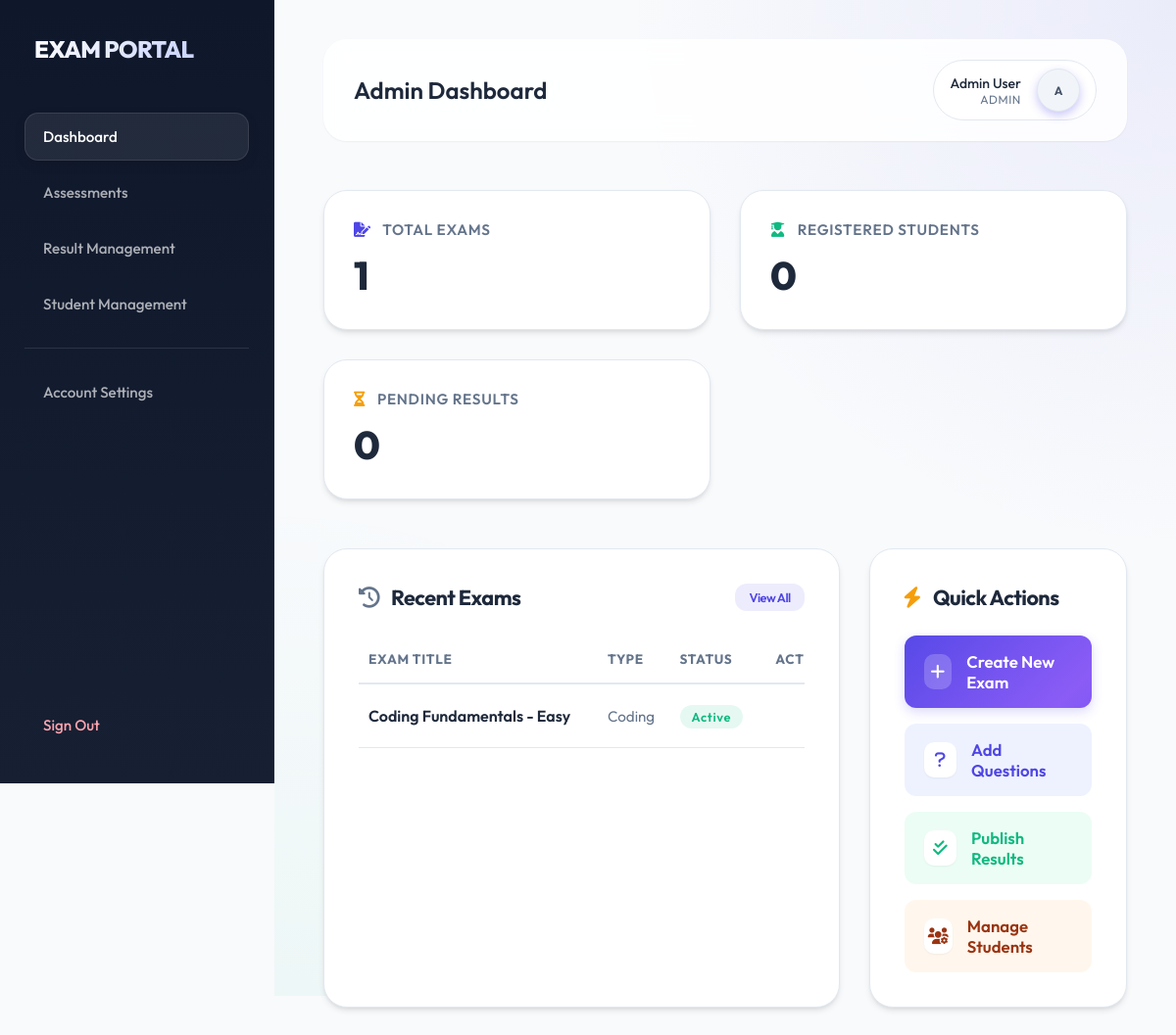
/admin/index.php (signed in), run on the app's committed database.
### tables this page shows
CREATE TABLE IF NOT EXISTS `exams` (
    `id` INT AUTO_INCREMENT PRIMARY KEY,
    `title` VARCHAR(100) NOT NULL,
    `type` ENUM('MCQ', 'Coding') NOT NULL,
    `duration` INT NOT NULL COMMENT 'Duration in minutes',
    `status` ENUM('active', 'inactive') DEFAULT 'inactive',
    `total_marks` INT DEFAULT 0,
    `start_date` DATETIME,
    `end_date` DATETIME,
    `created_by` INT,
    FOREIGN KEY (`created_by`) REFERENCES `users`(`id`) ON DELETE SET NULL
);

### admin/index.php (the view, shortened to what this page needs)
<?php
require_once '../includes/auth_check.php';
$exam_count = $conn->query("SELECT COUNT(*) as total FROM exams")->fetch_assoc()['total'];
$student_count = $conn->query("SELECT COUNT(*) as total FROM users WHERE role = 'student'")->fetch_assoc()['total'];
$pending_results = $conn->query("SELECT COUNT(*) as total FROM submissions WHERE status = 'pending'")->fetch_assoc()['total'];
include '../includes/header.php';
?>
<div class="stats-grid">
    <div class="stat-card">
        <div class="stat-title"><i class="fas fa-file-signature"
                style="color: var(--primary-color); margin-right: 8px;"></i> Total Exams</div>
        <div class="stat-value">
            <?php echo $exam_count; ?>
        </div>
    </div>
    <a href="manage-students.php" class="stat-card"
        style="text-decoration: none; color: inherit; transition: transform 0.2s;"
        onmouseover="this.style.transform='translateY(-5px)'" onmouseout="this.style.transform='translateY(0)'">
        <div class="stat-title"><i class="fas fa-user-graduate"
                style="color: var(--secondary-color); margin-right: 8px;"></i> Registered Students</div>
        <div class="stat-value">
            <?php echo $student_count; ?>
        </div>
    </a>
    <div class="stat-card">
        <div class="stat-title"><i class="fas fa-hourglass-half" style="color: var(--warning); margin-right: 8px;"></i>
            Pending Results</div>
        <div class="stat-value">
            <?php echo $pending_results; ?>
        </div>
    </div>
</div>
<div class="content-row" style="display: grid; grid-template-columns: 2fr 1fr; gap: 30px;">
    <div class="stat-card" style="padding: 35px;">
        <div class="card-title"
            style="margin-bottom: 25px; display: flex; justify-content: space-between; align-items: center;">
            <span style="white-space: nowrap;"><i class="fas fa-history"
                    style="color: var(--text-muted); margin-right: 12px;"></i>Recent Exams</span>
            <a href="manage-exams.php" class="btn"
                style="width: auto; font-size: 0.8rem; font-weight: 600; color: var(--primary-color); background: rgba(79, 70, 229, 0.1); padding: 6px 14px; border-radius: 12px; text-decoration: none; transition: var(--transition);">View
                All</a>
        </div>
        <div style="overflow-x: auto;">
            <table style="width: 100%; border-collapse: collapse; min-width: 500px;">
                <thead>
                    <tr
                        style="text-align: left; border-bottom: 2px solid var(--border-color); color: var(--text-muted); font-size: 0.85rem; text-transform: uppercase; letter-spacing: 0.05em;">
                        <th style="padding: 15px 10px;">Exam Title</th>
                        <th style="padding: 15px 10px;">Type</th>
                        <th style="padding: 15px 10px;">Status</th>
                        <th style="padding: 15px 10px; text-align: right;">Actions</th>
                    </tr>
                </thead>
                <tbody>
                    <?php
                    $exams = $conn->query("SELECT * FROM exams ORDER BY id DESC LIMIT 5");
                    if ($exams->num_rows > 0) {
                        while ($row = $exams->fetch_assoc()) {
                            $status_color = $row['status'] == 'active' ? 'var(--secondary-color)' : 'var(--danger)';
                            $status_bg = $row['status'] == 'active' ? 'rgba(16, 185, 129, 0.1)' : 'rgba(239, 68, 68, 0.1)';
                            echo "<tr style='border-bottom: 1px solid var(--border-color); transition: var(--transition);'> ";
                            echo "<td style='padding: 16px 10px; font-weight: 600; color: var(--text-main);'>" . htmlspecialchars($row['title']) . "</td>";
                            echo "<td style='padding: 16px 10px; color: var(--text-muted); font-size: 0.95rem;'>" . $row['type'] . "</td>";
                            echo "<td style='padding: 16px 10px;'><span style='color: $status_color; background: $status_bg; padding: 4px 12px; border-radius: 20px; font-weight: 600; font-size: 0.8rem; text-transform: capitalize; letter-spacing: 0.05em;'>" . $row['status'] . "</span></td>";
                            echo "<td style='padding: 16px 10px; text-align: right;'><a href='manage-exams.php?edit=" . $row['id'] . "' style='color: var(--primary-color); display: inline-flex; width: 32px; height: 32px; background: #f8fafc; align-items: center; justify-content: center; border-radius: 8px; transition: var(--transition);' onmouseover=\"this.style.background='var(--primary-color)'; this.style.color='white';\" onmouseout=\"this.style.background='#f8fafc'; this.style.color='var(--primary-color)';\"><i class='fas fa-edit'></i></a></td>";
                            echo "</tr>";
                        }
                    } else {
                        echo "<tr><td colspan='4' style='padding: 30px; text-align: center; color: var(--text-muted);'>No exams found.</td></tr>";
                    }
                    ?>
                </tbody>
            </table>
        </div>
    </div>
    <div class="stat-card" style="padding: 35px; display: flex; flex-direction: column;">
        <div class="card-title" style="margin-bottom: 25px;">
            <span><i class="fas fa-bolt" style="color: var(--warning); margin-right: 10px;"></i> Quick Actions</span>
        </div>
        <div class="action-buttons" style="display: flex; flex-direction: column; gap: 16px;">
            <a href="manage-exams.php" class="btn btn-primary"
                style="text-align: left; text-decoration: none; padding: 16px 20px; font-size: 1.05rem; display: flex; align-items: center; box-shadow: 0 4px 12px rgba(79, 70, 229, 0.2);">
                <div
                    style="width: 36px; height: 36px; background: rgba(255,255,255,0.2); border-radius: 10px; display: flex; align-items: center; justify-content: center; margin-right: 15px;">
                    <i class="fas fa-plus"></i>
                </div>
                Create New Exam
            </a>
            <a href="manage-questions.php" class="btn"
                style="background: #eef2ff; color: var(--primary-color); text-align: left; text-decoration: none; padding: 16px 20px; font-size: 1.05rem; display: flex; align-items: center;">
                <div
                    style="width: 36px; height: 36px; background: white; border-radius: 10px; display: flex; align-items: center; justify-content: center; margin-right: 15px; box-shadow: var(--shadow-sm);">
                    <i class="fas fa-question"></i>
                </div>
                Add Questions
            </a>
            <a href="publish-results.php" class="btn"
                style="background: #ecfdf5; color: var(--secondary-color); text-align: left; text-decoration: none; padding: 16px 20px; font-size: 1.05rem; display: flex; align-items: center;">
                <div
                    style="width: 36px; height: 36px; background: white; border-radius: 10px; display: flex; align-items: center; justify-content: center; margin-right: 15px; box-shadow: var(--shadow-sm);">
                    <i class="fas fa-check-double"></i>
                </div>
                Publish Results
            </a>
            <a href="manage-students.php" class="btn"
                style="background: #fff7ed; color: #9a3412; text-align: left; text-decoration: none; padding: 16px 20px; font-size: 1.05rem; display: flex; align-items: center;">
                <div
                    style="width: 36px; height: 36px; background: white; border-radius: 10px; display: flex; align-items: center; justify-content: center; margin-right: 15px; box-shadow: var(--shadow-sm);">
                    <i class="fas fa-users-cog"></i>
                </div>
                Manage Students
            </a>
        </div>
    </div>
</div>
<?php include '../includes/footer.php'; ?>

### assets/css/style.css (style rules this page uses)
:root { --primary-color: #4F46E5; --primary-hover: #4338CA; --accent-color: #8B5CF6; --secondary-color: #10B981; --bg-color: #F8FAFC; --sidebar-bg: #0F172A; --sidebar-hover: #1E293B; --card-bg: #FFFFFF; --text-main: #1E293B; --text-muted: #64748B; --danger: #EF4444; --warning: #F59E0B; --border-color: #E2E8F0; --glass-bg: rgba(255, 255, 255, 0.85); --glass-border: rgba(255, 255, 255, 0.4); --shadow-sm: 0 1px 2px 0 rgba(0, 0, 0, 0.05); --shadow: 0 4px 6px -1px rgba(0, 0, 0, 0.1), 0 2px 4px -1px rgba(0, 0, 0, 0.06); --shadow-md: 0 10px 15px -3px rgba(0, 0, 0, 0.1), 0 4px 6px -2px rgba(0, 0, 0, 0.05); --shadow-lg: 0 20px 25px -5px rgba(0, 0, 0, 0.1), 0 10px 10px -5px rgba(0, 0, 0, 0.04); --transition: all 0.3s cubic-bezier(0.4, 0, 0.2, 1); }
* { margin: 0; padding: 0; box-sizing: border-box; font-family: 'Outfit', -apple-system, BlinkMacSystemFont, "Segoe UI", Roboto, sans-serif; }
body { background-color: var(--bg-color); color: var(--text-main); -webkit-font-smoothing: antialiased; }
.btn { width: 100%; padding: 12px; border: none; border-radius: 12px; font-size: 1rem; font-weight: 600; cursor: pointer; transition: var(--transition); display: inline-block; }
.btn-primary { background-color: var(--primary-color); color: white; }
body { animation: pageFadeIn 0.5s ease forwards; }
.stat-card { animation: cardSlideUp 0.5s ease both; }
.stat-card:nth-child(1) { animation-delay: 0.05s; }
.stat-card:nth-child(2) { animation-delay: 0.12s; }
.stat-card:nth-child(3) { animation-delay: 0.19s; }
.btn-primary { background-size: 200% 200%; background-image: linear-gradient(135deg, var(--primary-color) 0%, var(--accent-color) 50%, var(--primary-color) 100%); transition: background-position 0.5s ease, transform 0.2s ease, box-shadow 0.2s ease; background-position: 0% 50%; }
.btn { position: relative; overflow: hidden; }
.btn::after { content: ''; position: absolute; top: 50%; left: 50%; width: 0; height: 0; background: rgba(255, 255, 255, 0.3); border-radius: 50%; transform: translate(-50%, -50%); transition: width 0.5s ease, height 0.5s ease, opacity 0.5s ease; opacity: 0; }
body::before { content: ''; position: fixed; top: 0; left: 0; height: 3px; background: linear-gradient(90deg, var(--primary-color), var(--accent-color), var(--secondary-color)); animation: loadingBar 1s ease forwards; z-index: 9999; }
html { scroll-behavior: smooth; }
tr { transition: background 0.2s ease; }
.badge, span[style*="border-radius:20px"], span[style*="border-radius: 20px"] { animation: scaleBounce 0.35s ease both; }

### assets/css/dashboard.css (style rules this page uses)
.stats-grid { display: grid; grid-template-columns: repeat(auto-fit, minmax(260px, 1fr)); gap: 30px; margin-bottom: 50px; }
.stat-card { background: var(--card-bg); padding: 30px; border-radius: 24px; box-shadow: var(--shadow); transition: var(--transition); border: 1px solid var(--border-color); position: relative; overflow: hidden; }
.stat-card::before { content: ''; position: absolute; top: 0; left: 0; width: 100%; height: 4px; background: linear-gradient(90deg, var(--primary-color), var(--accent-color)); opacity: 0; transition: var(--transition); }
.stat-title { color: var(--text-muted); font-size: 0.95rem; font-weight: 600; margin-bottom: 12px; text-transform: uppercase; letter-spacing: 0.05em; }
.stat-value { font-size: 2.5rem; font-weight: 800; color: var(--text-main); letter-spacing: -0.025em; }
.card-title { font-size: 1.35rem; font-weight: 700; margin-bottom: 30px; color: var(--text-main); display: flex; justify-content: space-between; align-items: center; letter-spacing: -0.025em; }

### data on the page
exams: title "Coding Fundamentals - Easy", type "Coding", status "Active"

### other printed values
$page_title "Admin Dashboard"
$_SESSION['full_name'] "Admin User"
$_SESSION['role'] "ADMIN"
substr($_SESSION['full_name'], 0, 1) "A"
$exam_count "1"
$student_count "0"
$pending_results "0"
